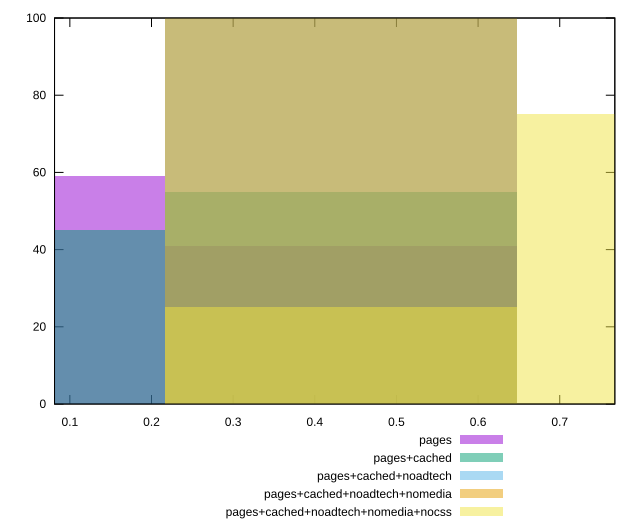

This figure's gnuplot source:
reset

$pages <<EOF
0 59
0.4320297451694595 41
EOF

$pagesCached <<EOF
0 45
0.4320297451694595 55
EOF

$pagesCachedNoadtech <<EOF
0.4320297451694595 100
EOF

$pagesCachedNoadtechNomedia <<EOF
0.4320297451694595 100
EOF

$pagesCachedNoadtechNomediaNocss <<EOF
0.864059490338919 75
0.4320297451694595 25
EOF

set key outside below
set boxwidth 0.4320297451694595
set xrange [0.08123592585952022:0.7674795466585453]
set yrange [0:100]
set trange [0:100]
set style fill transparent solid 0.5 noborder
set terminal svg size 640, 530 enhanced background rgb 'white'
set output "report_00014_2021-02-09T15:56:05.503Z/meta/pScore/comparison/histogram/all_raw.svg"

plot $pages title "pages" with boxes, \
     $pagesCached title "pages+cached" with boxes, \
     $pagesCachedNoadtech title "pages+cached+noadtech" with boxes, \
     $pagesCachedNoadtechNomedia title "pages+cached+noadtech+nomedia" with boxes, \
     $pagesCachedNoadtechNomediaNocss title "pages+cached+noadtech+nomedia+nocss" with boxes

reset
